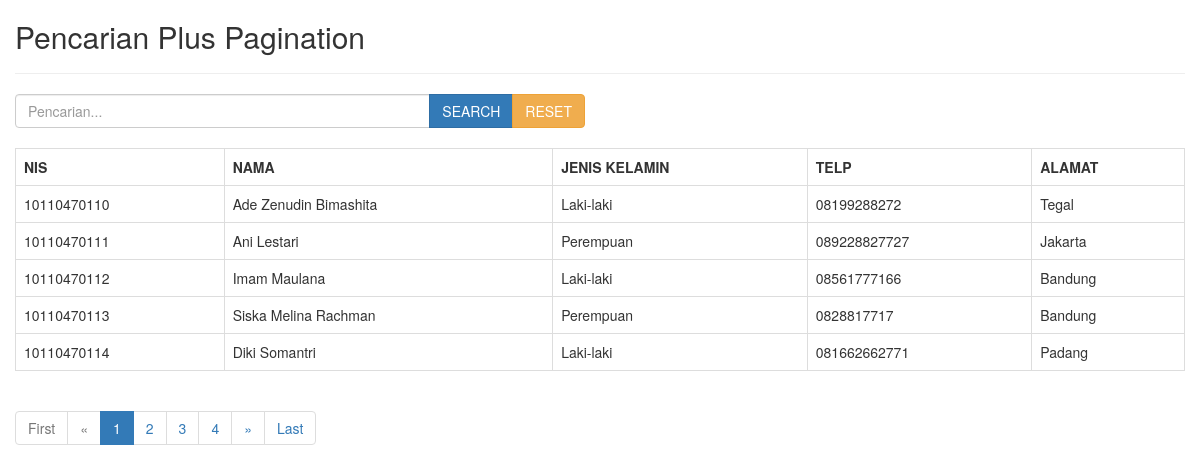
The app's page /project_buatan/search_pagination_mysqli/index.php with its own data.
### tables this page shows
CREATE TABLE IF NOT EXISTS `siswa` (
  `nis` varchar(11) NOT NULL,
  `nama` varchar(50) NOT NULL,
  `jenis_kelamin` varchar(10) NOT NULL,
  `telp` varchar(15) NOT NULL,
  `alamat` text NOT NULL,
  PRIMARY KEY (`nis`)
);

### project_buatan/search_pagination_mysqli/view.php (the view)
<div class="table-responsive">
	<table class="table table-bordered">
		<tr>
			<th>NIS</th>
			<th>NAMA</th>
			<th>JENIS KELAMIN</th>
			<th>TELP</th>
			<th>ALAMAT</th>
		</tr>
		<?php
		include "koneksi.php";
		$page = (isset($_POST['page']))? $_POST['page'] : 1;
		$limit = 5;
		$limit_start = ($page - 1) * $limit;
		if(isset($_POST['search']) && $_POST['search'] == true){
			$param = '%'.mysqli_real_escape_string($connect, $keyword).'%';
			$sql = mysqli_query($connect, "SELECT * FROM siswa WHERE nis LIKE '".$param."' OR nama LIKE '".$param."' OR jenis_kelamin LIKE '".$param."' OR telp LIKE '".$param."' OR alamat LIKE '".$param."' LIMIT ".$limit_start.",".$limit);
			$sql2 = mysqli_query($connect, "SELECT COUNT(*) AS jumlah FROM siswa WHERE nis LIKE '".$param."' OR nama LIKE '".$param."' OR jenis_kelamin LIKE '".$param."' OR telp LIKE '".$param."' OR alamat LIKE '".$param."'");
			$get_jumlah = mysqli_fetch_array($sql2);
		}else{
			$sql = mysqli_query($connect, "SELECT * FROM siswa LIMIT ".$limit_start.",".$limit);
			$sql2 = mysqli_query($connect, "SELECT COUNT(*) AS jumlah FROM siswa");
			$get_jumlah = mysqli_fetch_array($sql2);
		}
		while($data = mysqli_fetch_array($sql)){
		?>
			<tr>
				<td class="align-middle"><?php echo $data['nis']; ?></td>
				<td class="align-middle"><?php echo $data['nama']; ?></td>
				<td class="align-middle"><?php echo $data['jenis_kelamin']; ?></td>
				<td class="align-middle"><?php echo $data['telp']; ?></td>
				<td class="align-middle"><?php echo $data['alamat']; ?></td>
			</tr>
		<?php
		}
		?>
	</table>
</div>
<?php
$count = mysqli_num_rows($sql);
if($count > 0){
    ?>
    <ul class="pagination">
    	<?php
    	if($page == 1){
    	?>
    		<li class="disabled"><a href="#">First</a></li>
    		<li class="disabled"><a href="#">&laquo;</a></li>
    	<?php
    	}else{
    		$link_prev = ($page > 1)? $page - 1 : 1;
    	?>
    		<li><a href="javascript:void(0);" onclick="searchWithPagination(1, false)">First</a></li>
    		<li><a href="javascript:void(0);" onclick="searchWithPagination(<?php echo $link_prev; ?>, false)">&laquo;</a></li>
    	<?php
    	}
    	?>
    	<?php
    	$jumlah_page = ceil($get_jumlah['jumlah'] / $limit);
    	$jumlah_number = 3;
    	$start_number = ($page > $jumlah_number)? $page - $jumlah_number : 1;
    	$end_number = ($page < ($jumlah_page - $jumlah_number))? $page + $jumlah_number : $jumlah_page;
    	for($i = $start_number; $i <= $end_number; $i++){
    		$link_active = ($page == $i)? ' class="active"' : '';
    	?>
    		<li<?php echo $link_active; ?>><a href="javascript:void(0);" onclick="searchWithPagination(<?php echo $i; ?>, false)"><?php echo $i; ?></a></li>
    	<?php
    	}
    	?>
    	<?php
    	if($page == $jumlah_page){
    	?>
    		<li class="disabled"><a href="#">&raquo;</a></li>
    		<li class="disabled"><a href="#">Last</a></li>
    	<?php
    	}else{
    		$link_next = ($page < $jumlah_page)? $page + 1 : $jumlah_page;
    	?>
    		<li><a href="javascript:void(0);" onclick="searchWithPagination(<?php echo $link_next; ?>, false)">&raquo;</a></li>
    		<li><a href="javascript:void(0);" onclick="searchWithPagination(<?php echo $jumlah_page; ?>, false)">Last</a></li>
    	<?php
    	}
    	?>
    </ul>
    <?php
}
?>

### project_buatan/search_pagination_mysqli/index.php (shortened to what this page needs)
<!DOCTYPE html>
<html lang="en">
	<head>
		<link href="css/bootstrap.min.css" rel="stylesheet">
	</head>
	<body>
		<div style="padding: 0 15px;">
			<h2>Pencarian Plus Pagination</h2><hr>
			<div class="row">
				<div class="col-xs-12 col-sm-6">
					<div class="input-group">
						<input type="text" class="form-control" placeholder="Pencarian..." id="kata_kunci">
						<span class="input-group-btn">
							<button class="btn btn-primary" type="button" id="btn-search">SEARCH</button>
							<a href="" class="btn btn-warning">RESET</a>
						</span>
					</div>
				</div>
			</div>
			<br>
			<div id="view"><?php include "view.php"; ?></div>
		</div>
	</body>
</html>

### project_buatan/search_pagination_mysqli/index.php (style rules this page uses)
.align-middle { vertical-align: middle !important; }

### records on screen
siswa: nis "10110470110", nama "Ade Zenudin Bimashita", jenis_kelamin "Laki-laki", telp "08199288272", alamat "Tegal"
siswa: nis "10110470111", nama "Ani Lestari", jenis_kelamin "Perempuan", telp "089228827727", alamat "Jakarta"
siswa: nis "10110470112", nama "Imam Maulana", jenis_kelamin "Laki-laki", telp "08561777166", alamat "Bandung"
siswa: nis "10110470113", nama "Siska Melina Rachman", jenis_kelamin "Perempuan", telp "0828817717", alamat "Bandung"
siswa: nis "10110470114", nama "Diki Somantri", jenis_kelamin "Laki-laki", telp "081662662771", alamat "Padang"
